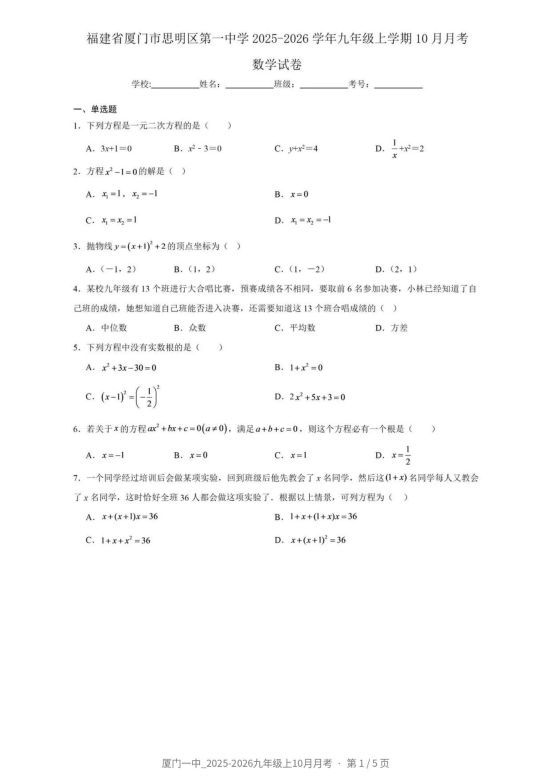
#> input picture data/templates/math_xmyz_2025_oct/page_01.png, 1654 x 2339 px (shown at 1/3 size); its folder holds only this picture in this run
$ python make_capture.py
#> lines starting #> are read from the running program, lines starting #| are printed output that depends on the picture
"""生成前端 ?mock=1 回放用的抓拍图与题目坐标。

用法（仓库根目录）：
    .venv/bin/python frontend/mock/make_capture.py

做的事：把 data/templates/math_xmyz_2025_oct/page_01.png 写上手写答案后，
用单应矩阵 H 透视贴到 1920x1080 深色书桌背景上，输出 frontend/mock/capture.jpg；
再用同一个 H 把 template.json 里的 bbox / mark_anchor / answer_areas 投影到抓拍原图像素空间，
按后端 engine.py 的 page.matched 结构写进 frontend/mock/capture-data.js。
"""

import json
from pathlib import Path

import cv2
import numpy as np

ROOT = Path(__file__).resolve().parents[2]
TPL_DIR = ROOT / "data/templates/math_xmyz_2025_oct"
OUT_DIR = Path(__file__).resolve().parent
W, H = 1920, 1080
PAGE_NO = 1
CAPTURE_ID = "cap_mock01"
# 学生手写（空字符串 = 未作答）。参考答案：B A A A B C B
ANSWERS = {"1": "B", "2": "C", "3": "A", "4": "", "5": "B", "6": "A", "7": "D"}


def quad(b):
    x, y, w, h = b
    return [[x, y], [x + w, y], [x + w, y + h], [x, y + h]]


def project(points, homography):
    return cv2.perspectiveTransform(np.float32(points).reshape(-1, 1, 2), homography).reshape(-1, 2).tolist()


def desk_background(rng):
    yy, xx = np.mgrid[0:H, 0:W].astype(np.float32)
    base = np.zeros((H, W, 3), np.float32)
    base[:] = (24, 32, 44)  # BGR 深棕
    # 木纹：沿 x 方向的低频条纹
    grain = np.zeros((H, W), np.float32)
    for _ in range(140):
        y0 = rng.uniform(0, H)
        amp = rng.uniform(1.5, 6)
        f = rng.uniform(0.002, 0.008)
        ph = rng.uniform(0, 6.3)
        y = y0 + np.sin(xx[0] * f + ph) * amp
        width = rng.uniform(0.6, 2.4)
        grain += np.exp(-((yy - y[None, :]) ** 2) / (2 * width**2)) * rng.uniform(-9, 7)
    base += grain[..., None] * np.array([0.6, 0.8, 1.0], np.float32)
    # 台灯光池
    d = np.sqrt(((xx - 980) / 1150) ** 2 + ((yy - 470) / 820) ** 2)
    light = np.clip(1.35 - d, 0.35, 1.25)
    base *= light[..., None]
    base += rng.normal(0, 2.2, (H, W, 1)).astype(np.float32)
    return np.clip(base, 0, 255).astype(np.uint8)


def main():
    rng = np.random.default_rng(7)
    template = json.loads((TPL_DIR / "template.json").read_text(encoding="utf-8"))
#> (reads backend/tests/fixtures/template.json from the repository)
    paper = template
    page = next(p for p in template["pages"] if p["page_no"] == PAGE_NO)
    pw, ph = page["width_px"], page["height_px"]
    gray = cv2.imread(str(TPL_DIR / page["image_file"]), cv2.IMREAD_GRAYSCALE)
#> gray is the input picture: shape (2339, 1654); min 1, max 255, mean 251.2
    sheet = cv2.cvtColor(gray, cv2.COLOR_GRAY2BGR).astype(np.float32)
    # 纸张偏暖白
    sheet = sheet / 255.0 * np.array([226, 240, 246], np.float32)
    sheet = np.clip(sheet, 0, 255).astype(np.uint8)

    # 在答题区写手写字母（模板坐标系）
    pen = (70, 38, 28)
    for q in page["questions"]:
        ans = ANSWERS.get(str(q["number"]), "")
        if not ans or not q.get("answer_areas"):
            continue
        x, y, w, h = q["answer_areas"][0]["bbox"]
        scale = h / 26.0
        (tw, th), _ = cv2.getTextSize(ans, cv2.FONT_HERSHEY_SCRIPT_SIMPLEX, scale, 3)
        org = (int(x + (w - tw) / 2), int(y + (h + th) / 2) - 2)
        cv2.putText(sheet, ans, org, cv2.FONT_HERSHEY_SCRIPT_SIMPLEX, scale, pen, 4, cv2.LINE_AA)
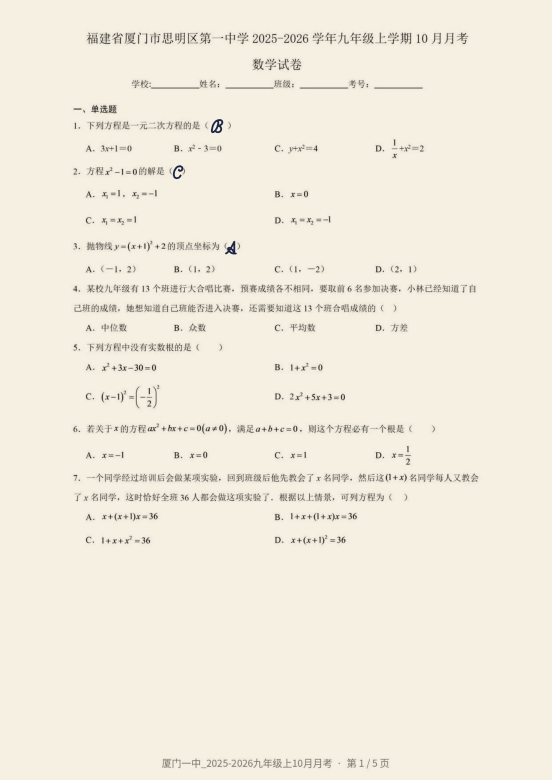
#> sheet: shape (2339, 1654, 3) (shown at 1/3 size); mean of channels 0, 1, 2 222.5, 236.3, 242.2; drawn as B, G, R

    # 目标四角：轻微旋转 + 透视（俯拍略有梯形），底部超出画面（相机裁切）
    src = np.float32([[0, 0], [pw, 0], [pw, ph], [0, ph]])
    dst = np.float32([[478, 34], [1462, 6], [1508, 1426], [452, 1452]])
    homography = cv2.getPerspectiveTransform(src, dst)
#> homography = [[0.593, -0.0243, 478], [-0.0169, 0.564, 34], [-1.61e-06, -2.91e-05, 1]]

    desk = desk_background(rng)
    warped = cv2.warpPerspective(sheet, homography, (W, H), flags=cv2.INTER_AREA)
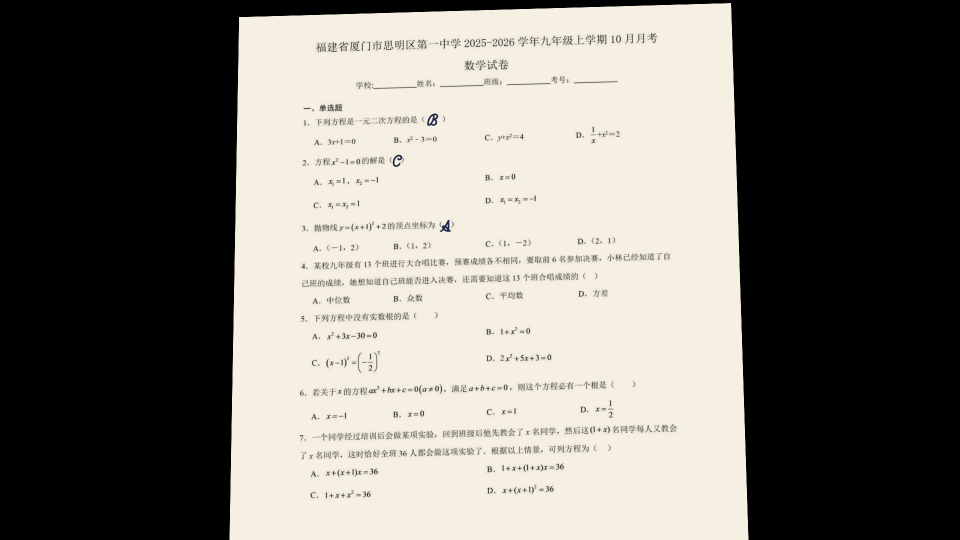
#> warped: shape (1080, 1920, 3) (shown at 1/2 size); mean of channels 0, 1, 2 114.5, 121.6, 124.7; drawn as B, G, R
    mask = cv2.warpPerspective(np.full((ph, pw), 255, np.uint8), homography, (W, H))
    # 纸张投影
    shadow = cv2.GaussianBlur(cv2.warpPerspective(np.full((ph, pw), 255, np.uint8),
                                                  np.float32([[1, 0, 14], [0, 1, 18], [0, 0, 1]]) @ homography,
                                                  (W, H)), (0, 0), 16)
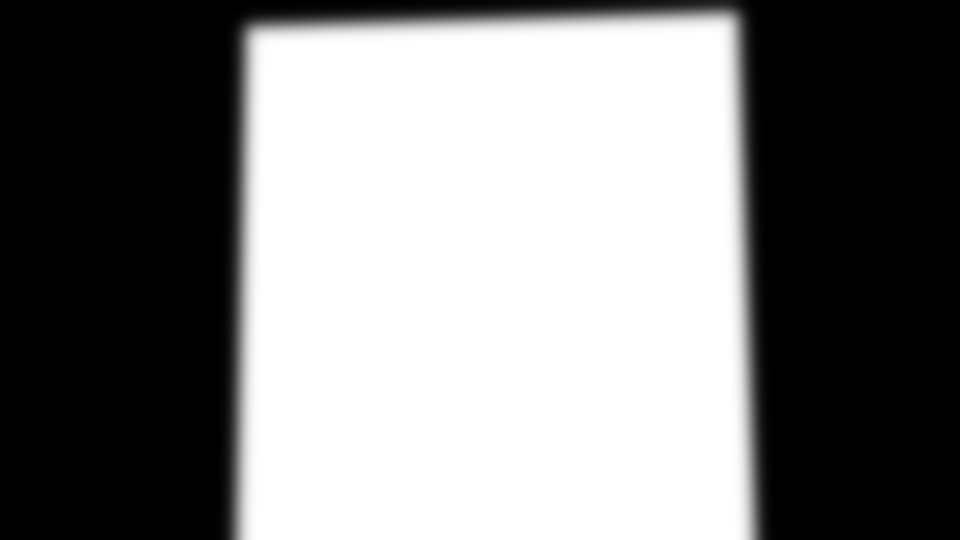
#> shadow: shape (1080, 1920) (shown at 1/2 size); min 0, max 255, mean 129.5
    out = desk.astype(np.float32) * (1 - 0.55 * shadow[..., None] / 255.0)
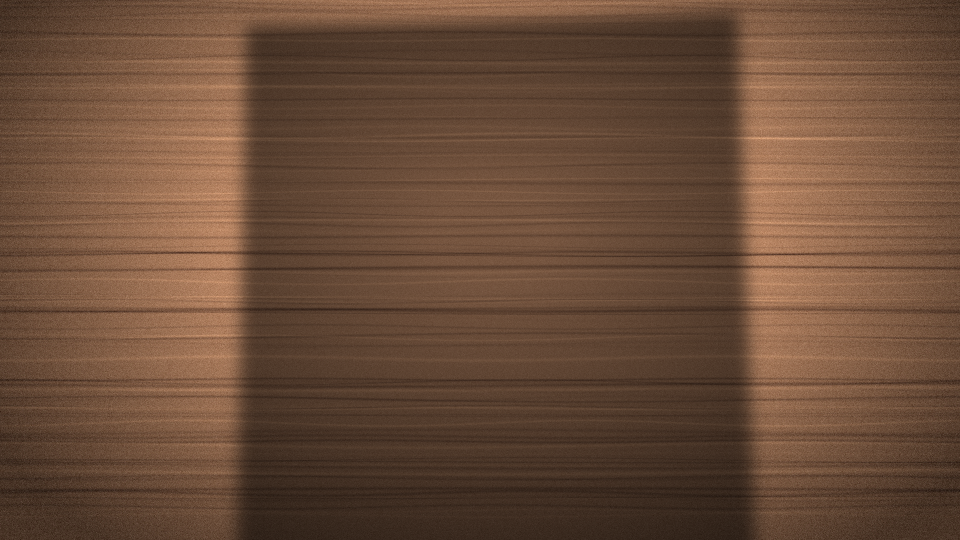
#> out: shape (1080, 1920, 3) float64 (shown at 1/2 size); mean of channels 0, 1, 2 11.8, 15.8, 21.9; drawn with min black and max white
    m = (mask.astype(np.float32) / 255.0)[..., None]
    out = out * (1 - m) + warped.astype(np.float32) * m
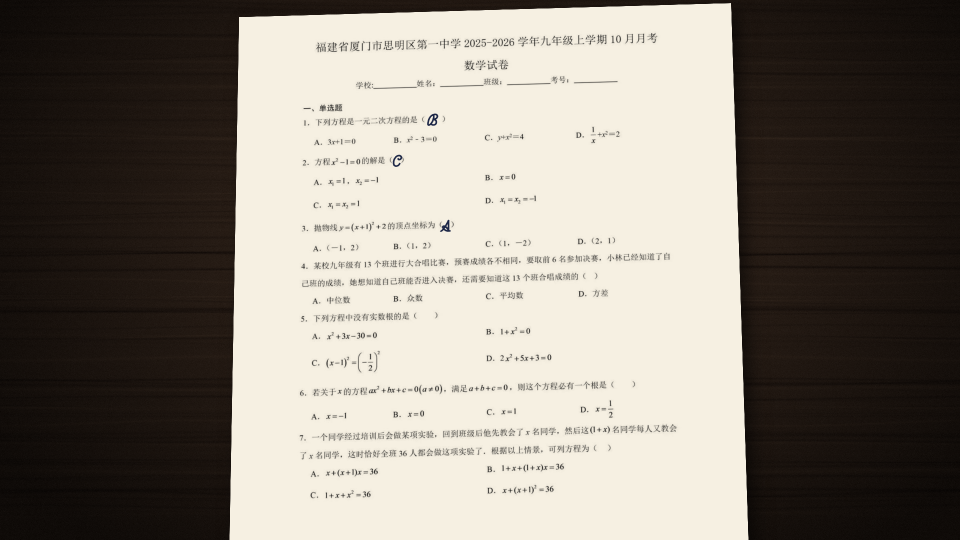
#> out: shape (1080, 1920, 3) float64 (shown at 1/2 size); mean of channels 0, 1, 2 121.2, 130.5, 137; drawn as B, G, R
    # 光照渐变（左上亮、右下暗）
    yy, xx = np.mgrid[0:H, 0:W].astype(np.float32)
    grad = 1.04 - 0.14 * (xx / W) - 0.10 * (yy / H)
    out *= grad[..., None]
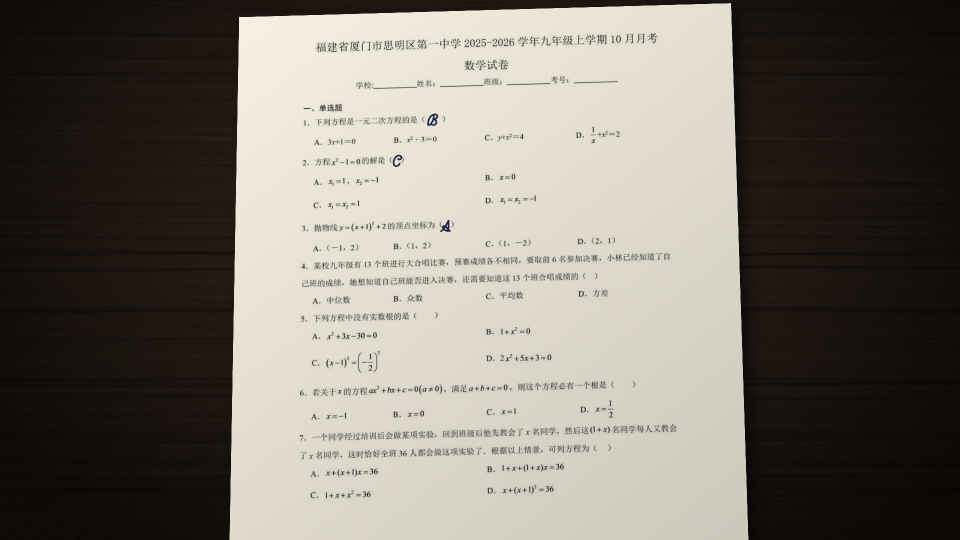
#> out: shape (1080, 1920, 3) float64 (shown at 1/2 size); mean of channels 0, 1, 2 111.2, 119.8, 125.8; drawn as B, G, R
    out = cv2.GaussianBlur(np.clip(out, 0, 255).astype(np.uint8), (0, 0), 0.7)
    cv2.imwrite(str(OUT_DIR / "capture.jpg"), out, [cv2.IMWRITE_JPEG_QUALITY, 88])

    passages = paper.get("passages", {})
    items = []
    for q in page["questions"]:
        q_quad = project(quad(q["bbox"]), homography)
        pts = np.array(q_quad)
        low, high = pts.min(axis=0), pts.max(axis=0)
        items.append(
            {
                "question_uid": q["id"],
                "template_question_id": q["id"],
                "capture_id": CAPTURE_ID,
                "no": str(q["number"]),
                "qtype": q["type"],
                "short_stem": q["stem"][:80],
                "stem": q["stem"],
                "options": q.get("options"),
                "tag": q.get("tag", ""),
                "passage_id": q.get("passage_id"),
                "passage": passages.get(q.get("passage_id"), ""),
                "status": "judging" if q["type"] != "listening" else "idle",
                "quad": [[round(a, 1), round(b, 1)] for a, b in q_quad],
                "bbox": [round(float(low[0]), 1), round(float(low[1]), 1),
                         round(float(high[0] - low[0]), 1), round(float(high[1] - low[1]), 1)],
                "mark_pos": [round(v, 1) for v in project([q.get("mark_anchor", q["bbox"][:2])], homography)[0]],
                "answer_quads": [[[round(a, 1), round(b, 1)] for a, b in project(quad(a["bbox"]), homography)]
                                 for a in q.get("answer_areas", [])],
                # 回放脚本用：参考答案、模板解析、学生手写
                "_reference": q.get("answer_display") or q.get("reference_answer"),
                "_reference_letter": q.get("reference_answer"),
                "_analysis": q.get("analysis", ""),
                "_student": ANSWERS.get(str(q["number"]), ""),
            }
        )
#> this loop made 3 passes
#> (low, high) on passes 1 to 3: ([599.4, 211.5], [1317.3, 305.5]), ([597.9, 294.9], [1320.3, 426]), ([596.9, 426.2], [1322.5, 515.8])
#> after the loop, items = 3 items
    matched = {
        "type": "page.matched",
        "capture_id": CAPTURE_ID,
        "mode": "template",
        "paper_id": paper["paper_id"],
        "paper_title": paper["title"],
        "subject": paper["subject"],
        "page_no": page["page_no"],
        "image_width": W,
        "image_height": H,
        "homography": [[round(v, 8) for v in row] for row in homography.tolist()],
        "page_quad": [[round(a, 1), round(b, 1)] for a, b in project(quad([0, 0, pw, ph]), homography)],
        "questions": items,
    }
    js = (
        "// 由 frontend/mock/make_capture.py 生成，请勿手改。坐标为 capture.jpg 原图像素。\n"
        "export default " + json.dumps(matched, ensure_ascii=False, indent=1) + ";\n"
    )
    (OUT_DIR / "capture-data.js").write_text(js, encoding="utf-8")

    # 校验图：画出投影框，供人工核对（不提交给前端使用）
    check = out.copy()
    for it in items:
        cv2.polylines(check, [np.int32(it["quad"])], True, (0, 200, 0), 2)
        for aq in it["answer_quads"]:
            cv2.polylines(check, [np.int32(aq)], True, (0, 0, 255), 2)
        cv2.circle(check, tuple(int(v) for v in it["mark_pos"]), 7, (255, 0, 255), -1)
#> this loop made 3 passes
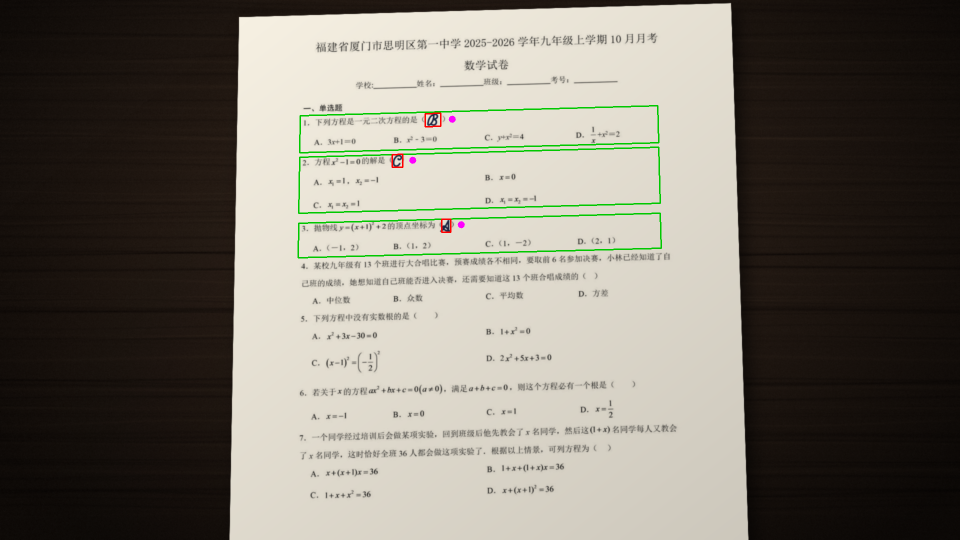
#> check: shape (1080, 1920, 3) (shown at 1/2 size); mean of channels 0, 1, 2 109.2, 119, 123.7; drawn as B, G, R
    cv2.imwrite("/tmp/fe_work/capture_check.jpg", check)
    print("ok", len(items), "questions")
#| ok 3 questions


if __name__ == "__main__":
    main()
